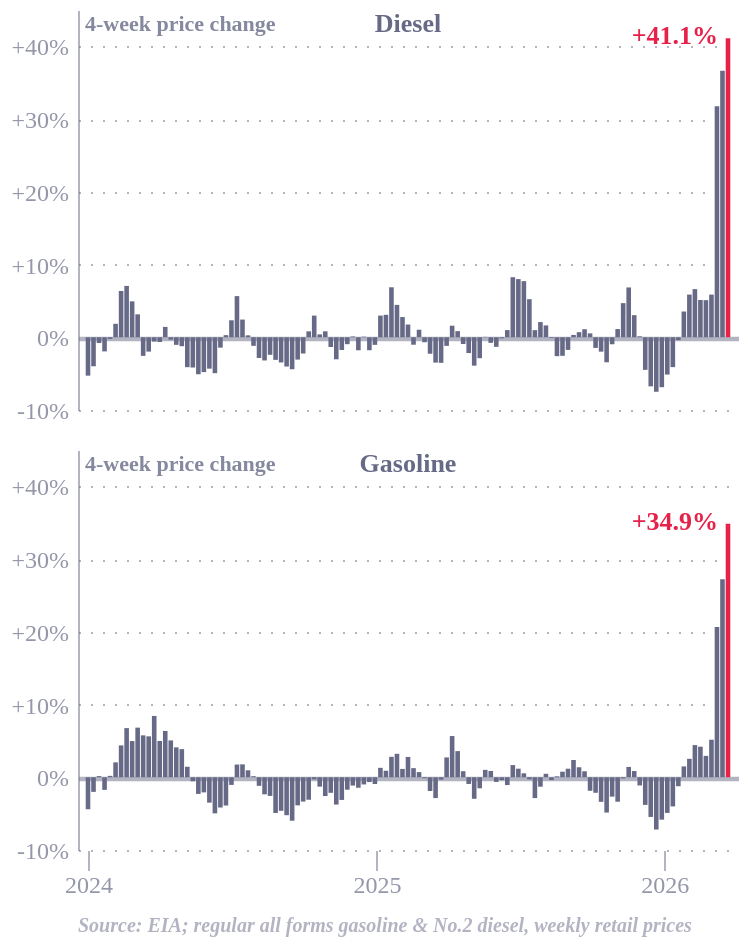

Notebook source saved alongside this figure:
### Markdown cell above
- red/pink: #E6224B
- orange: #EB5C2E

### Code cell
bars = alt.Chart(fuel).mark_bar(width=2.3, opacity=1).transform_filter(
    "year(datum.date) >= 2024"
).transform_joinaggregate(
    max_date='max(date)',  # latest date within each 'type'
    groupby=['type']
).encode(
    alt.X('date:T').axis(tickSize=10, tickCount=4, domain=False),
    alt.Y('4week_change_pct:Q').axis(
        gridDash=alt.expr('datum.value == 0 ? [0,0] : [1,5]'),
        gridWidth=alt.expr('datum.value == 0 ? 2.2 : 1'),
        labelExpr="datum.value > 0 ? '+' + datum.value * 100 + '%' : datum.value * 100 + '%'",
        tickCount=5,
        titleY=12,
        titleX=3, titleLineHeight=10
    ).title(['4-week price change']),
        # TODO: conditionally colour bar if it is the last (i.e. most recent value) in the series. E.g. argmax for latest value on date
    color=alt.condition(
        'time(datum.date) === time(datum.max_date)',  # only the most recent bar
        alt.value('#E6224B'),
        alt.value('#676A86')
    )
).properties(
    width=330,
    height=200
)

bars += bars.mark_text(
    align='right',
    dx=-5,
    dy=-1,
    fontStyle='bold',
    fontSize=13
).encode(
    alt.X('date:T').aggregate('max'),
    alt.Y('4week_change_pct:Q').aggregate({'argmax': 'date'}),
    alt.Text('4week_change_pct:N').aggregate({'argmax': 'date'}).format('+.1%'),
    color=alt.value('#E6224B')
)

chart = bars.facet(row=alt.Row('type').title('').header(labelAngle=0, labelAnchor='middle', labelAlign='center', orient='top', labelFont='Circular Std', labelFontWeight='bold', labelFontSize=13, labelPadding=-27, labelColor='#676A86'))

chart.title = alt.Title(
    text='Source: EIA; regular all forms gasoline & No.2 diesel, weekly retail prices',
    align='left',
    fontStyle='italic',
    fontSize=10,
    color='#676A8680',  # domain colour with 50% opacity
    orient='bottom',
    frame='group',
    offset=10
)
chart = chart.configure_axis(labelFontSize=12)

styles.save(chart, 'charts', f"usa-fuel-prices-4week-change", width=None, height=None)
chart.display()

### Figure 1 — Vega-Lite specification as saved in the notebook (floating-point values rounded to 4 significant figures; data arrays with more than 128 entries replaced by an {"elided": "..."} marker saying what was removed)
{"config": {"font": "Circular Std", "text": {"color": "#676A86", "align": "left", "baseline": "middle", "dx": 7, "dy": 0, "fontSize": 11}, "view": {"stroke": null, "continuousWidth": 400, "continuousHeight": 300, "discreteWidth": 400, "discreteHeight": 300}, "range": {"category": ["#36B7B4", "#E6224B", "#F4C245", "#0063AF", "#00A767", "#179FDB", "#EB5C2E"], "diverging": ["#E6224B", "#E54753", "#C9C9C9", "#179FDB", "#122B39"], "heatmap": ["#C9C9C9", "#179FDB", "#0063AF", "#122B39"], "ordinal": ["#00A767", "#36B7B4", "#179FDB", "#0063AF", "#243B5A"]}, "bar": {"color": "#179fdb"}, "line": {"color": "#e6224b"}, "rule": {"color": "#676A86"}, "area": {"opacity": 0.3}, "point": {"filled": true, "size": 80, "color": "#e6224b", "opacity": 0.95}, "geoshape": {"stroke": "white", "strokeWidth": 0.3}, "rect": {"fill": "#d6d4d4", "opacity": 0.3}, "axis": {"labelColor": "#676A86", "labelFontSize": 12, "labelFont": "Circular Std", "labelOpacity": 0.7, "tickColor": "#676A86", "tickOpacity": 0.5, "domainColor": "#676A86", "domainOpacity": 0.5, "gridColor": "#676A86", "gridDash": [2, 2], "gridOpacity": 0.5, "title": null, "titleColor": "#676A86", "titleOpacity": 0.8, "tickSize": 4}, "axisXDiscrete": {"grid": false, "labelAngle": 0, "tickCount": 10, "tickOpacity": 0.5, "title": null}, "axisYDiscrete": {"ticks": false, "labelPadding": 5}, "axisXTemporal": {"grid": false, "ticks": true}, "axisXQuantitative": {"grid": true}, "axisYQuantitative": {"gridColor": "#676A86", "gridDash": [1, 5], "gridOpacity": 0.5, "ticks": false, "labelPadding": 5, "tickCount": 8, "titleAngle": 0, "titleAlign": "left", "titleBaseline": "bottom", "titleX": 0, "titleY": -5}, "title": {"color": "#676A86E6", "subtitleColor": "#676A86", "font": "Circular Std", "subtitleFont": "Circular Std", "anchor": "start", "fontSize": 14, "subtitleFontSize": 12, "subtitlePadding": 4, "offset": 0, "frame": "group"}, "legend": {"titleColor": "#122b39", "title": null, "labelColor": "#122b39", "labelFontSize": 11}}, "data": {"name": "data-8622f1cf682f2e14027c644ab57b5d52"}, "facet": {"row": {"field": "type", "header": {"labelAngle": 0, "labelAnchor": "middle", "labelAlign": "center", "orient": "top", "labelFont": "Circular Std", "labelFontWeight": "bold", "labelFontSize": 13, "labelPadding": -27, "labelColor": "#676A86"}, "title": "", "type": "nominal"}}, "spec": {"layer": [{"mark": {"type": "bar", "opacity": 1, "width": 2.3}, "encoding": {"color": {"condition": {"test": "time(datum.date) === time(datum.max_date)", "value": "#E6224B"}, "value": "#676A86"}, "x": {"axis": {"tickSize": 10, "tickCount": 4, "domain": false}, "field": "date", "type": "temporal"}, "y": {"axis": {"gridDash": {"expr": "datum.value == 0 ? [0,0] : [1,5]"}, "gridWidth": {"expr": "datum.value == 0 ? 2.2 : 1"}, "labelExpr": "datum.value > 0 ? '+' + datum.value * 100 + '%' : datum.value * 100 + '%'", "tickCount": 5, "titleY": 12, "titleX": 3, "titleLineHeight": 10}, "field": "4week_change_pct", "title": ["4-week price change"], "type": "quantitative"}}, "transform": [{"filter": "year(datum.date) >= 2024"}, {"joinaggregate": [{"op": "max", "field": "date", "as": "max_date"}], "groupby": ["type"]}]}, {"mark": {"type": "text", "align": "right", "dx": -5, "dy": -1, "fontSize": 13, "fontStyle": "bold"}, "encoding": {"color": {"value": "#E6224B"}, "text": {"aggregate": {"argmax": "date"}, "field": "4week_change_pct", "format": "+.1%", "type": "nominal"}, "x": {"aggregate": "max", "field": "date", "type": "temporal"}, "y": {"aggregate": {"argmax": "date"}, "field": "4week_change_pct", "type": "quantitative"}}, "transform": [{"filter": "year(datum.date) >= 2024"}, {"joinaggregate": [{"op": "max", "field": "date", "as": "max_date"}], "groupby": ["type"]}]}], "height": 200, "width": 330}, "title": {"text": "Source: EIA; regular all forms gasoline & No.2 diesel, weekly retail prices", "align": "left", "color": "#676A8680", "fontSize": 10, "fontStyle": "italic", "frame": "group", "offset": 10, "orient": "bottom"}, "$schema": "https://vega.github.io/schema/vega-lite/v6.1.0.json", "datasets": {"data-8622f1cf682f2e14027c644ab57b5d52": {"elided": "3529 records"}}}
